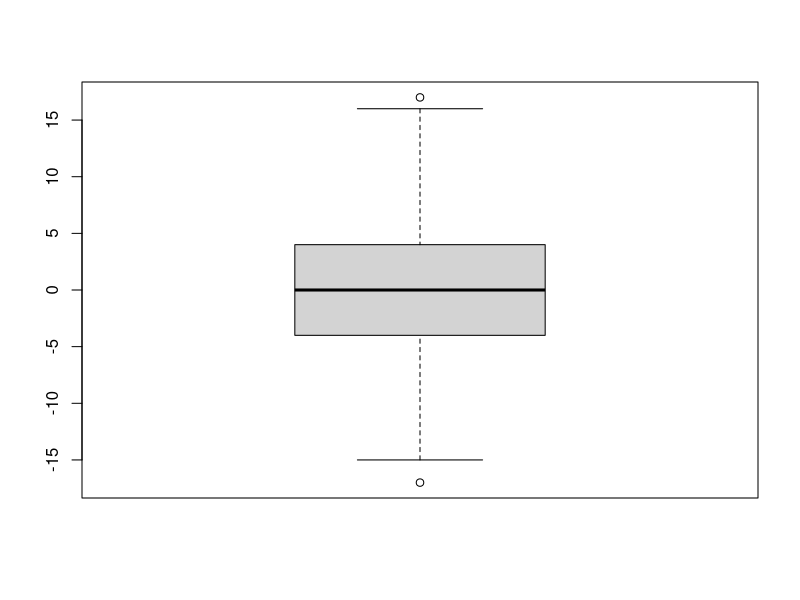
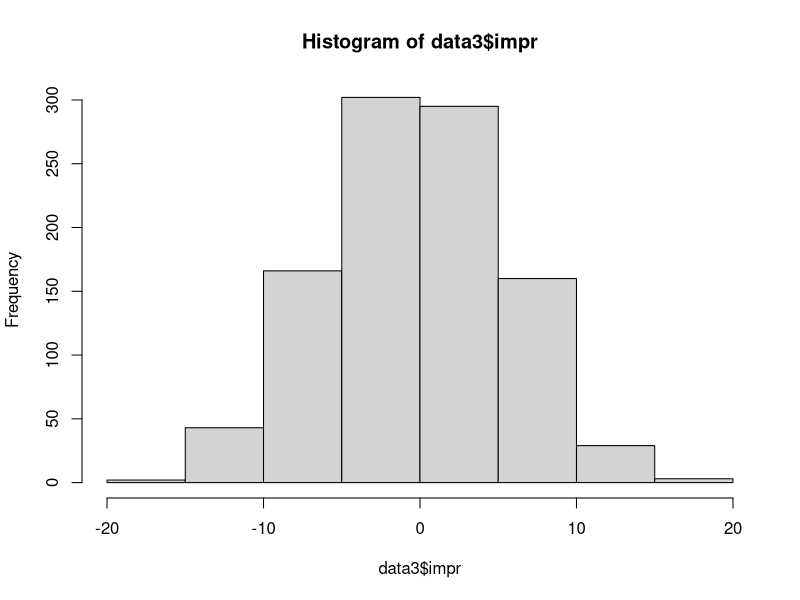

Write R code to recreate these figures, in order. (Note: this script raises an error after producing the figures.)
## ---- chunk 1
setwd('~/Downloads')
data<-read.csv('admission.csv')
data2<-read.csv('admission2.csv')
#Assumption: admission1's perf is taken in the beginning of the course, admission2's on the last day of the course. 
summary(data)
## ---- chunk 2
y = data2$perf - data$perf
data3<-cbind(data,y)
colnames(data3)[11]<-'impr'
## ---- chunk 3
#dependent variable normality check 
boxplot(data3$impr)
hist(data3$impr)

## ---- chunk 4
#get rid of outliers
UpperQ = fivenum(data3$impr)[4]
LowerQ = fivenum(data3$impr)[2]
IQR = UpperQ - LowerQ

upperOutlier = data3$impr[ which( data3$impr > UpperQ+IQR*1.5) ]
lowerOutlier =data3$impr[ which( data3$impr < LowerQ-IQR*1.5) ]

data3$impr <- ifelse(data3$impr <=-17 | data3$impr >=17,NA,data3$impr)
data4<-data3 %>% filter(!is.na(impr))

write.csv(
  data4,              
  file="admission4",    
  row.names=TRUE  
)

## ---- chunk 5

plot(data4$age, data4$impr, col ="red", cex =0.5,xlab = 'Age', ylab = 'Improvement')
plot(data4$IAT, data4$impr, col ="orange", cex =0.5,xlab = 'IAT', ylab = 'Improvement')
plot(data4$HPC, data4$impr, col ="aquamarine4", cex =0.5,xlab = 'Test result', ylab = 'Improvement')
plot(data4$self, data4$impr, col ="#00B3FFFF", cex =0.5,xlab = 'Essay', ylab = 'Improvement')

## ---- chunk 6
model_normal = lm(perf ~ HPC + self + factor(major) + factor(work), data = data)
summary(model_normal)

model_imp = lm(impr ~ HPC + self + factor(major) + factor(work)+IAT +age + factor(edu), data = data4)
summary(model_imp)
## ---- chunk 7
#In model_lowest, people with HPC<= 6
library(dplyr)
data_lowest<-data4 %>% filter(HPC %in% c(5,6))
model_lowest = lm(impr ~ self + factor(work) + factor(major) + age + 
    IAT, data = data_lowest)
summary(model_lowest)
## ---- chunk 8
#compare UnivO and Univ
data_Uni<-data4 %>% filter(edu %in% c('Univ','UnivO'))
model_uni<-lm(impr ~ HPC + self + factor(major) + factor(work)+IAT +age + factor(edu), data = data_Uni)
summary(model_uni)
## ---- chunk 9
#compare GradO and Grae
data_gra<-data4 %>% filter(edu %in% c('Grad','GradO'))
model_gra<-lm(impr ~ HPC + self + factor(major) + factor(work)+IAT +age + factor(edu), data = data_gra)
summary(model_gra)
## ---- chunk 10
#compare educational level
data_edu<-data4 %>% filter(edu %in% c('Grad','Univ','High'))
model_edu<-lm(impr ~ HPC + self + factor(major) + factor(work)+IAT +age + factor(edu), data = data_edu)
summary(model_edu)
## ---- chunk 11
#accuracy check 
anova(model_normal)
anova(model_imp)
anova(model_lowest)
## ---- chunk 12
res_normal<-resid(model_normal)
qqnorm(res_normal)

res_impr<-resid(model_imp)
qqnorm(res_impr)

res_low<-resid(model_lowest)
qqnorm(res_low)
## ---- chunk 13
plot(res_normal)
plot(res_impr)
plot(res_low)
## ---- chunk 14
cor(data$HPC, data$self)
cor(data$HPC, data$work)
#plot(,c(data$HPC,data$work,data$major,data$self))
plot(data)
plot(data4)
#cor1<-cor(data[,c(7,8)], use="pairwise", method="spearman")
#library(corrplot)
#corrplot(cor1)
